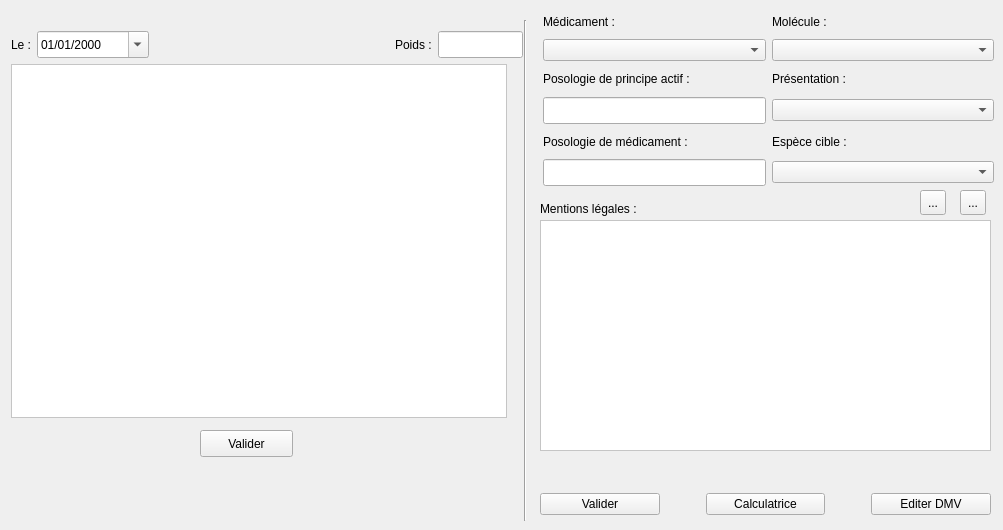
  <widget class="QWidget" name="tab_ordonnance">
   <attribute name="title">
    <string>Ordonnances</string>
   </attribute>
   <widget class="QTextBrowser" name="textBrowser_medicament">
    <property name="geometry">
     <rect>
      <x>540</x>
      <y>220</y>
      <width>451</width>
      <height>231</height>
     </rect>
    </property>
    <property name="styleSheet">
     <string notr="true">background-color: rgb(255, 255, 255);</string>
    </property>
   </widget>
   <widget class="QLabel" name="label_RCP">
    <property name="geometry">
     <rect>
      <x>540</x>
      <y>200</y>
      <width>131</width>
      <height>17</height>
     </rect>
    </property>
    <property name="text">
     <string>Mentions légales :</string>
    </property>
    <property name="buddy">
     <cstring>textBrowser_medicament</cstring>
    </property>
   </widget>
   <widget class="Line" name="line_3">
    <property name="geometry">
     <rect>
      <x>515</x>
      <y>20</y>
      <width>20</width>
      <height>501</height>
     </rect>
    </property>
    <property name="orientation">
     <enum>Qt::Vertical</enum>
    </property>
   </widget>
   <widget class="QToolButton" name="toolButton">
    <property name="geometry">
     <rect>
      <x>960</x>
      <y>190</y>
      <width>26</width>
      <height>25</height>
     </rect>
    </property>
    <property name="toolTip">
     <string>Texte complet</string>
    </property>
    <property name="text">
     <string>...</string>
    </property>
    <property name="icon">
     <iconset resource="resources.qrc">
      <normaloff>:/newPrefix/images/doc_all.png</normaloff>:/newPrefix/images/doc_all.png</iconset>
    </property>
    <property name="iconSize">
     <size>
      <width>20</width>
      <height>20</height>
     </size>
    </property>
   </widget>
   <widget class="QToolButton" name="toolButton_2">
    <property name="geometry">
     <rect>
      <x>920</x>
      <y>190</y>
      <width>26</width>
      <height>25</height>
     </rect>
    </property>
    <property name="toolTip">
     <string>Résumé</string>
    </property>
    <property name="text">
     <string>...</string>
    </property>
    <property name="icon">
     <iconset resource="resources.qrc">
      <normaloff>:/newPrefix/images/doc_abst.png</normaloff>:/newPrefix/images/doc_abst.png</iconset>
    </property>
    <property name="iconSize">
     <size>
      <width>32</width>
      <height>32</height>
     </size>
    </property>
   </widget>
   <widget class="QWidget" name="layoutWidget_3">
    <property name="geometry">
     <rect>
      <x>543</x>
      <y>10</y>
      <width>451</width>
      <height>176</height>
     </rect>
    </property>
    <layout class="QGridLayout" name="gridLayout">
     <item row="0" column="0">
      <widget class="QLabel" name="label_medicament">
       <property name="text">
        <string>Médicament :</string>
       </property>
       <property name="buddy">
        <cstring>comboBox_medicament</cstring>
       </property>
      </widget>
     </item>
     <item row="0" column="1">
      <widget class="QLabel" name="label_molecule">
       <property name="text">
        <string>Molécule :</string>
       </property>
       <property name="buddy">
        <cstring>comboBox_molecule</cstring>
       </property>
      </widget>
     </item>
     <item row="1" column="0">
      <widget class="QComboBox" name="comboBox_medicament">
       <property name="sizePolicy">
        <sizepolicy hsizetype="Minimum" vsizetype="Fixed">
         <horstretch>0</horstretch>
         <verstretch>0</verstretch>
        </sizepolicy>
       </property>
      </widget>
     </item>
     <item row="1" column="1">
      <widget class="QComboBox" name="comboBox_molecule">
       <property name="sizePolicy">
        <sizepolicy hsizetype="Preferred" vsizetype="Fixed">
         <horstretch>0</horstretch>
         <verstretch>0</verstretch>
        </sizepolicy>
       </property>
       <property name="baseSize">
        <size>
         <width>0</width>
         <height>0</height>
        </size>
       </property>
      </widget>
     </item>
     <item row="2" column="0">
      <widget class="QLabel" name="label_posomol">
       <property name="text">
        <string>Posologie de principe actif :</string>
       </property>
       <property name="buddy">
        <cstring>lineEdit_posomol</cstring>
       </property>
      </widget>
     </item>
     <item row="2" column="1">
      <widget class="QLabel" name="label_presentation">
       <property name="text">
        <string>Présentation :</string>
       </property>
       <property name="buddy">
        <cstring>comboBox_presentation</cstring>
       </property>
      </widget>
     </item>
     <item row="3" column="0">
      <widget class="QLineEdit" name="lineEdit_posomol">
       <property name="sizePolicy">
        <sizepolicy hsizetype="Minimum" vsizetype="Fixed">
         <horstretch>0</horstretch>
         <verstretch>0</verstretch>
        </sizepolicy>
       </property>
       <property name="minimumSize">
        <size>
         <width>0</width>
         <height>27</height>
        </size>
       </property>
      </widget>
     </item>
     <item row="3" column="1">
      <widget class="QComboBox" name="comboBox_presentation"/>
     </item>
     <item row="4" column="0">
      <widget class="QLabel" name="label_posomed">
       <property name="text">
        <string>Posologie de médicament :</string>
       </property>
       <property name="buddy">
        <cstring>lineEdit_posomed</cstring>
       </property>
      </widget>
     </item>
     <item row="4" column="1">
      <widget class="QLabel" name="label_especeCible">
       <property name="text">
        <string>Espèce cible :</string>
       </property>
       <property name="buddy">
        <cstring>comboBox_especeCible</cstring>
       </property>
      </widget>
     </item>
     <item row="5" column="0">
      <widget class="QLineEdit" name="lineEdit_posomed">
       <property name="sizePolicy">
        <sizepolicy hsizetype="Minimum" vsizetype="Fixed">
         <horstretch>0</horstretch>
         <verstretch>0</verstretch>
        </sizepolicy>
       </property>
       <property name="minimumSize">
        <size>
         <width>0</width>
         <height>27</height>
        </size>
       </property>
      </widget>
     </item>
     <item row="5" column="1">
      <widget class="QComboBox" name="comboBox_especeCible"/>
     </item>
    </layout>
   </widget>
   <widget class="QWidget" name="layoutWidget_4">
    <property name="geometry">
     <rect>
      <x>540</x>
      <y>490</y>
      <width>451</width>
      <height>29</height>
     </rect>
    </property>
    <layout class="QHBoxLayout" name="horizontalLayout_4">
     <item>
      <widget class="QPushButton" name="pushButton_validOrdonnance">
       <property name="text">
        <string>Valider</string>
       </property>
      </widget>
     </item>
     <item>
      <spacer name="horizontalSpacer_3">
       <property name="orientation">
        <enum>Qt::Horizontal</enum>
       </property>
       <property name="sizeType">
        <enum>QSizePolicy::Maximum</enum>
       </property>
       <property name="sizeHint" stdset="0">
        <size>
         <width>40</width>
         <height>20</height>
        </size>
       </property>
      </spacer>
     </item>
     <item>
      <widget class="QPushButton" name="pushButton_CalculPoso">
       <property name="text">
        <string>Calculatrice</string>
       </property>
      </widget>
     </item>
     <item>
      <spacer name="horizontalSpacer_4">
       <property name="orientation">
        <enum>Qt::Horizontal</enum>
       </property>
       <property name="sizeType">
        <enum>QSizePolicy::Maximum</enum>
       </property>
       <property name="sizeHint" stdset="0">
        <size>
         <width>40</width>
         <height>20</height>
        </size>
       </property>
      </spacer>
     </item>
     <item>
      <widget class="QPushButton" name="pushButton_DMV">
       <property name="text">
        <string>Editer DMV</string>
       </property>
      </widget>
     </item>
    </layout>
   </widget>
   <widget class="QWidget" name="layoutWidget_5">
    <property name="geometry">
     <rect>
      <x>11</x>
      <y>31</y>
      <width>512</width>
      <height>387</height>
     </rect>
    </property>
    <layout class="QVBoxLayout" name="verticalLayout_4">
     <item>
      <layout class="QHBoxLayout" name="horizontalLayout_3">
       <property name="sizeConstraint">
        <enum>QLayout::SetDefaultConstraint</enum>
       </property>
       <item>
        <widget class="QLabel" name="label_10">
         <property name="text">
          <string>Le :</string>
         </property>
         <property name="alignment">
          <set>Qt::AlignRight|Qt::AlignTrailing|Qt::AlignVCenter</set>
         </property>
         <property name="buddy">
          <cstring>dateEdit_ordonance</cstring>
         </property>
        </widget>
       </item>
       <item>
        <widget class="QDateEdit" name="dateEdit_ordonance">
         <property name="sizePolicy">
          <sizepolicy hsizetype="Fixed" vsizetype="Fixed">
           <horstretch>0</horstretch>
           <verstretch>0</verstretch>
          </sizepolicy>
         </property>
         <property name="minimumSize">
          <size>
           <width>112</width>
           <height>27</height>
          </size>
         </property>
         <property name="baseSize">
          <size>
           <width>0</width>
           <height>0</height>
          </size>
         </property>
         <property name="displayFormat">
          <string>dd/MM/yyyy</string>
         </property>
         <property name="calendarPopup">
          <bool>true</bool>
         </property>
        </widget>
       </item>
       <item>
        <spacer name="horizontalSpacer_2">
         <property name="orientation">
          <enum>Qt::Horizontal</enum>
         </property>
         <property name="sizeType">
          <enum>QSizePolicy::Fixed</enum>
         </property>
         <property name="sizeHint" stdset="0">
          <size>
           <width>240</width>
           <height>20</height>
          </size>
         </property>
        </spacer>
       </item>
       <item>
        <widget class="QLabel" name="label_11">
         <property name="text">
          <string>Poids :</string>
         </property>
         <property name="buddy">
          <cstring>lineEdit_poids</cstring>
         </property>
        </widget>
       </item>
       <item>
        <widget class="QLineEdit" name="lineEdit_poids">
         <property name="sizePolicy">
          <sizepolicy hsizetype="Fixed" vsizetype="Fixed">
           <horstretch>15</horstretch>
           <verstretch>0</verstretch>
          </sizepolicy>
         </property>
         <property name="minimumSize">
          <size>
           <width>66</width>
           <height>27</height>
          </size>
         </property>
        </widget>
       </item>
      </layout>
     </item>
     <item>
      <widget class="QTextEdit" name="textEdit">
       <property name="sizePolicy">
        <sizepolicy hsizetype="Preferred" vsizetype="Fixed">
         <horstretch>0</horstretch>
         <verstretch>0</verstretch>
        </sizepolicy>
       </property>
       <property name="minimumSize">
        <size>
         <width>491</width>
         <height>350</height>
        </size>
       </property>
       <property name="maximumSize">
        <size>
         <width>496</width>
         <height>391</height>
        </size>
       </property>
       <property name="styleSheet">
        <string notr="true">background-color: rgb(255, 255, 255);</string>
       </property>
      </widget>
     </item>
    </layout>
   </widget>
   <widget class="QPushButton" name="pushButton_OrdonnanceValid">
    <property name="geometry">
     <rect>
      <x>200</x>
      <y>430</y>
      <width>93</width>
      <height>27</height>
     </rect>
    </property>
    <property name="text">
     <string>Valider</string>
    </property>
   </widget>
  </widget>
